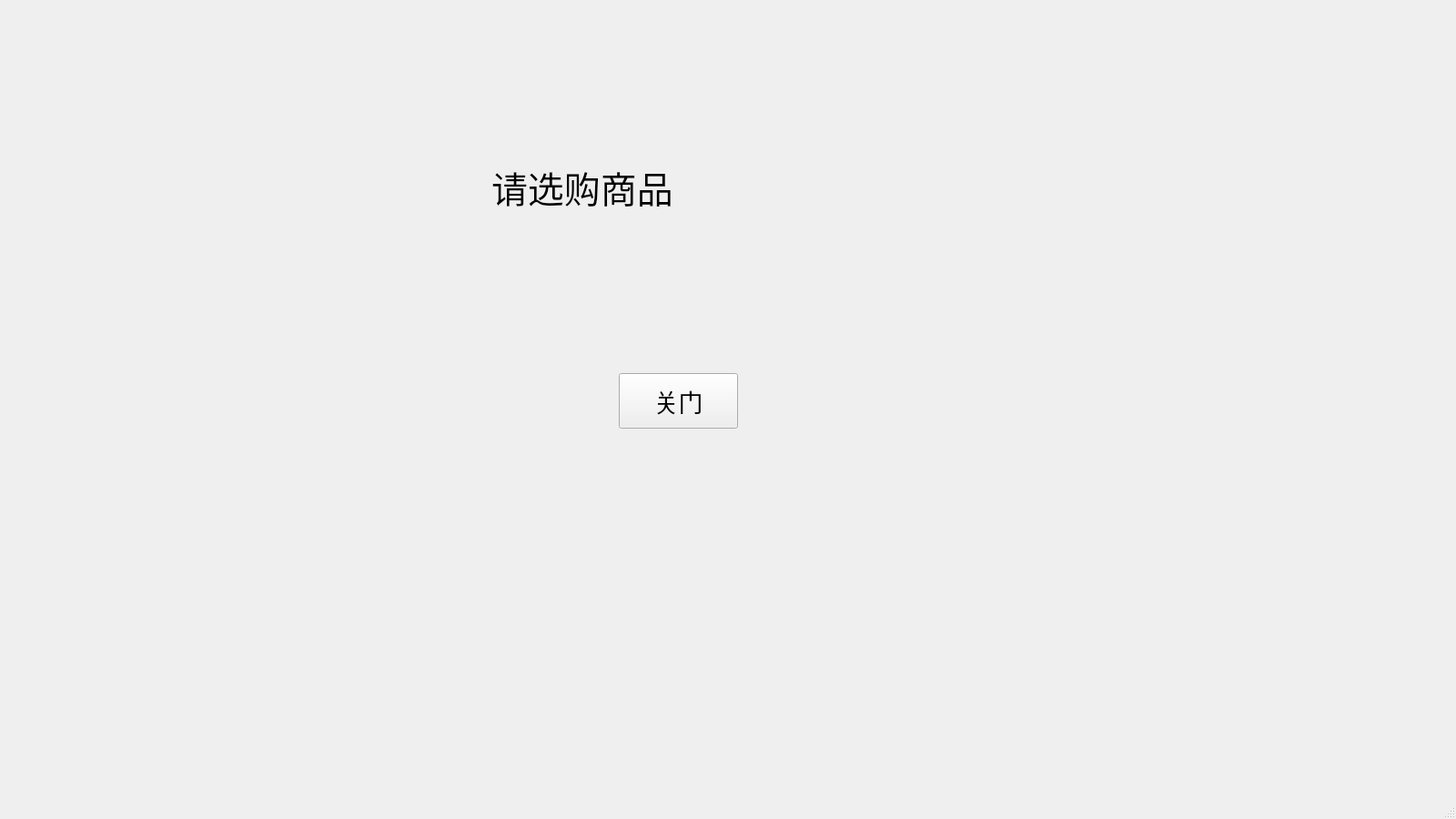
<?xml version="1.0" encoding="UTF-8"?>
<ui version="4.0">
 <class>MainWindow</class>
 <widget class="QMainWindow" name="MainWindow">
  <property name="geometry">
   <rect>
    <x>0</x>
    <y>0</y>
    <width>1600</width>
    <height>900</height>
   </rect>
  </property>
  <property name="windowTitle">
   <string>MainWindow</string>
  </property>
  <widget class="QWidget" name="centralwidget">
   <widget class="QLabel" name="label">
    <property name="geometry">
     <rect>
      <x>540</x>
      <y>120</y>
      <width>421</width>
      <height>171</height>
     </rect>
    </property>
    <property name="font">
     <font>
      <family>楷体</family>
      <pointsize>30</pointsize>
     </font>
    </property>
    <property name="text">
     <string>请选购商品</string>
    </property>
   </widget>
   <widget class="QPushButton" name="pushButton">
    <property name="geometry">
     <rect>
      <x>680</x>
      <y>410</y>
      <width>131</width>
      <height>61</height>
     </rect>
    </property>
    <property name="font">
     <font>
      <family>楷体</family>
      <pointsize>20</pointsize>
     </font>
    </property>
    <property name="text">
     <string>关门</string>
    </property>
   </widget>
  </widget>
  <widget class="QMenuBar" name="menubar">
   <property name="geometry">
    <rect>
     <x>0</x>
     <y>0</y>
     <width>1600</width>
     <height>38</height>
    </rect>
   </property>
  </widget>
  <widget class="QStatusBar" name="statusbar"/>
 </widget>
 <resources/>
 <connections/>
</ui>
